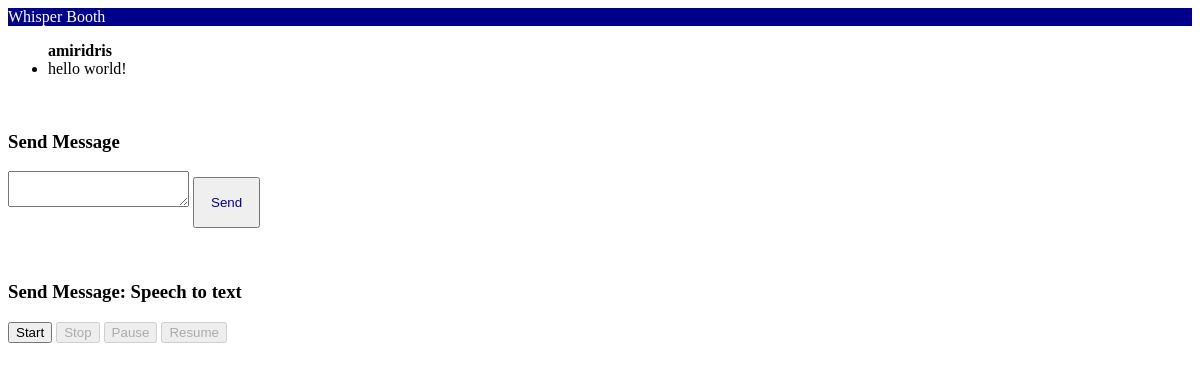
The page /chat_app/messages/ (signed in) on the database as committed earlier.
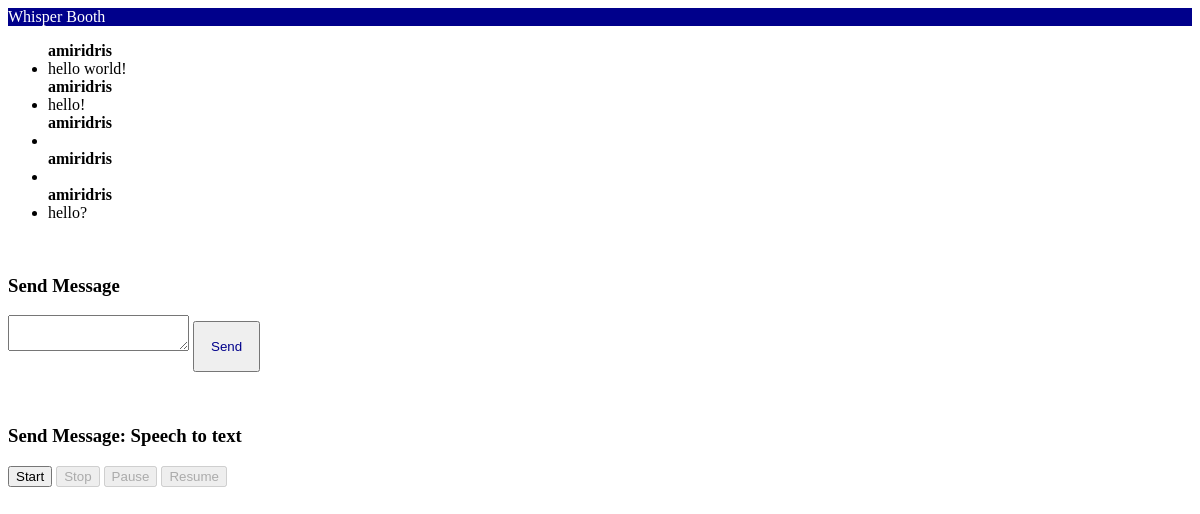
The same page on the database as committed later.
### chat_app/models.py (models this page shows, shortened)
class Message(models.Model):
    text = models.TextField(max_length=500, null=True)
    file = models.FileField(null=True)
    by_user = models.ForeignKey(User, on_delete=models.DO_NOTHING, related_name='by_user')
    at_time = models.DateTimeField("message time")

### chat_app/views.py (the view)
# urls.py: path("messages/", views.messages, name="messages"),
def messages(request):
    if not request.user.is_authenticated:
        return redirect("login")
    last_10_messages = Message.objects.filter(by_user=request.user).order_by("at_time")[:10]
    context = {
        "messages": last_10_messages,
    }
    return render(request, "chat_app/messages.html", context)

### chat_app/templates/chat_app/messages.html (shortened to what this page needs)
<div class="col-lg-8">
    <div class="container">
        <div id="chat-body" class="panel panel-default">
            <div class="panel-heading" style="color: white; background: darkblue">Whisper Booth</div>
            <div id="msg-list-div" class="panel-body">
                <ul id="msg-list" class="list-group">
                    {% for message in messages %}
                    <b>{{ message.by_user }}</b>
                    {% if message.by_user == request.user %}
                    <li class="text-right list-group-item">{{ message.text }}</li>
                    {% else %}
                    <li class="text-left list-group-item">{{ message.text }}</li>
                    {% endif %}
                    {% empty %}
                    <li class="text-right list-group-item">No messages yet!</li>
                    {% endfor %}
                </ul>
            </div>
        </div>
        <br>
        <h3> Send Message </h3>
        <form id="chat-form" method="post" action="{% url 'chat_app:send_message' %}">
            <div id="chat-bottom" class="input-group">
                <textarea id="chat-msg" name="chat-msg" class="form-control" />
                </textarea>
                <span class="input-group-btn">
                    <input class="btn btn-default" id="send" type="submit" style="color: darkblue; padding: 16px"
                        value="Send" />
                </span>
            </div>
        </form>
        <article>
            <section class="experiment">
                <br>
                <h3>
                    Send Message: Speech to text
                </h3>
                <button id="start-recording">Start</button>
                <button id="stop-recording" disabled>Stop</button>
                <button id="pause-recording" disabled>Pause</button>
                <button id="resume-recording" disabled>Resume</button>
            </section>
        </article>
    </div>
</div>

Rows that differ between the two databases and show on the page:
added Message: by_user "amiridris", text "hello!"
added Message: by_user "amiridris"
added Message: by_user "amiridris"
added Message: by_user "amiridris", text "hello?"
